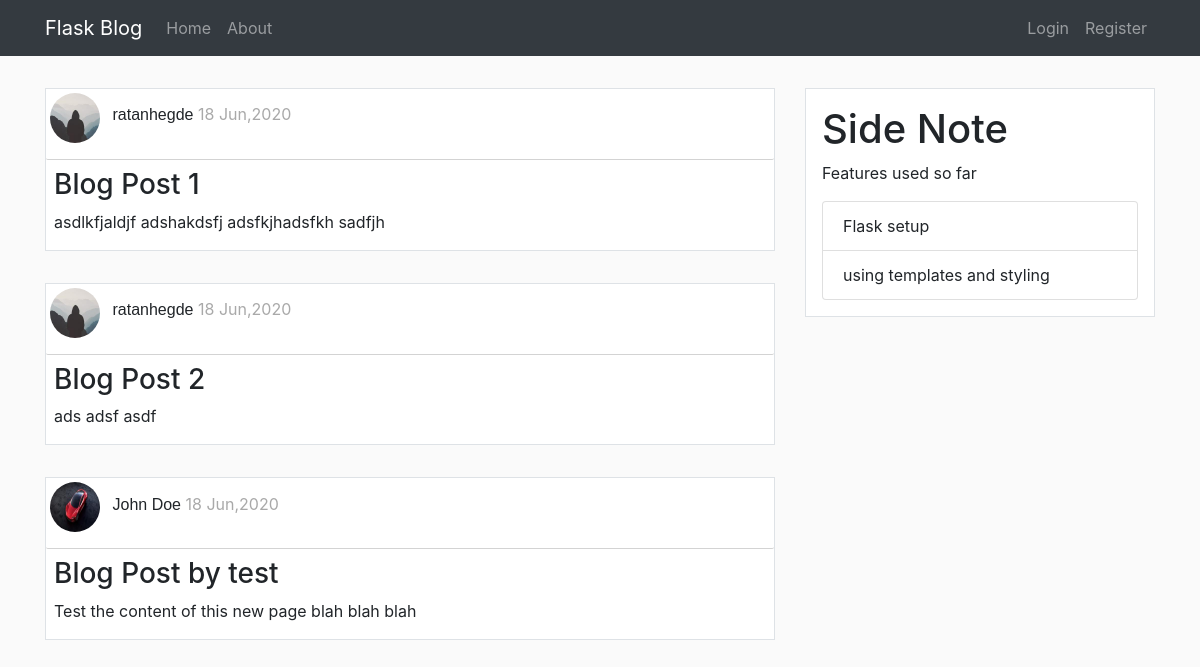
Before: / with the older database file.
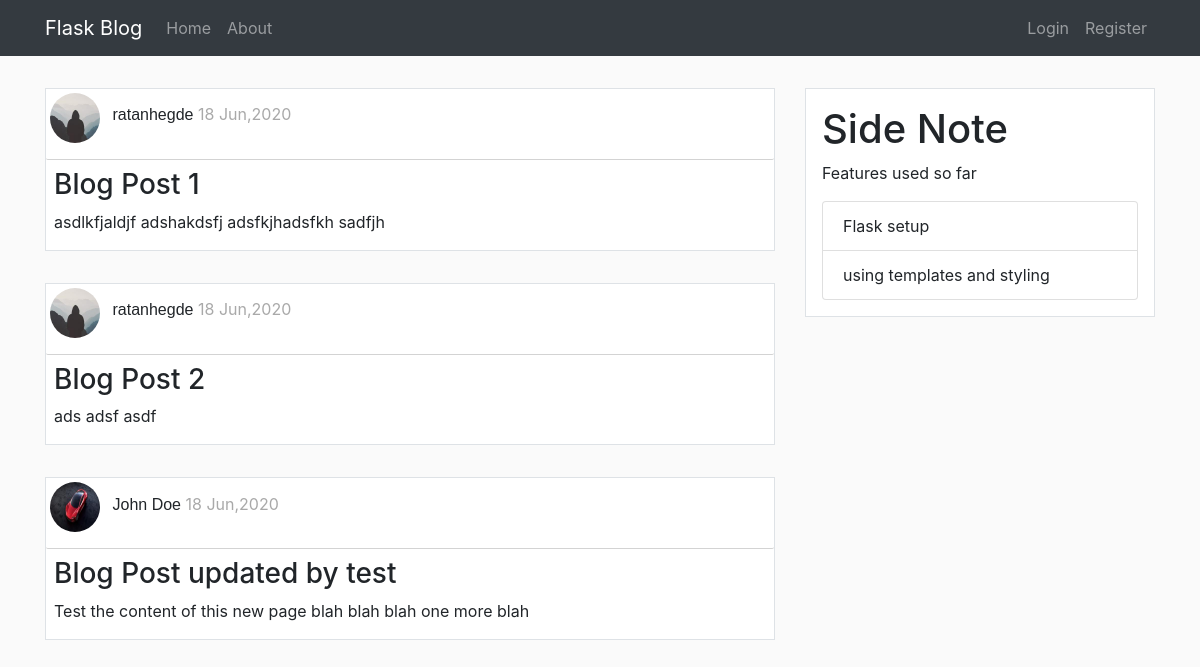
After: the same page with the newer database file.
### flaskBlog/models.py (models this page shows, shortened)
class Post(db.Model):
    id = db.Column(db.Integer , primary_key = True)
    title = db.Column(db.String(100), nullable=False)
    date_posted = db.Column(db.DateTime, nullable=False, default=datetime.utcnow)
    content = db.Column(db.Text, nullable=False)
    user_id = db.Column(db.Integer, db.ForeignKey('user.id'), nullable=False)

class User(db.Model, UserMixin):
    id = db.Column(db.Integer , primary_key = True)
    username = db.Column(db.String(20), unique=True , nullable=False)
    email = db.Column(db.String(120), unique=True , nullable=False)
    image_file = db.Column(db.String(20), nullable=False, default='default.jpg')
    password = db.Column(db.String(60), nullable=False)
    posts = db.relationship('Post', backref='author', lazy=True)

### flaskBlog/routes.py (the view)
@app.route("/")
def home():
    posts= Post.query.all()
    return render_template('home.html', posts=posts)

### flaskBlog/templates/home.html
{% extends 'layout.html' %}
{% block content %}
    {% for post in posts %}
        <div class="article border">
            <div class="post-metadata">
                <img class="rounded-circle mt-1 ml-1" src="{{ url_for('static',filename='profile_pics/'+post.author.image_file) }}" alt="" id="post_img">
                <span class="Postauthor ml-2"><a href="#">{{ post.author.username }}</a></span>
                <span class="Postdate mr-1"> {{ post.date_posted.strftime('%d %b,%Y') }}</span>
            </div>
            <h3 class="mt-2 ml-2 mr-2"><a href="{{ url_for('post',post_id=post.id) }}">{{ post.title }}</a></h3>
            <p class="ml-2">{{ post.content }}</p>
        </div>
    {% endfor %}
{% endblock %}

### flaskBlog/templates/layout.html (shortened to what this page needs)
<!doctype html>
<html lang="en">
<head>
    <link rel="stylesheet" href="https://stackpath.bootstrapcdn.com/bootstrap/4.5.0/css/bootstrap.min.css"
>
    <link rel="stylesheet" href="{{ url_for('static',filename='main.css') }}">
</head>
<body>
    <nav class="navbar navbar-expand-lg navbar-dark bg-dark">
        <div class="container">
            <a class="navbar-brand" href="{{ url_for('home') }}">Flask Blog</a>
            <div class="collapse navbar-collapse" id="navbarSupportedContent">
                <ul class="navbar-nav mr-auto">
                    <li class="nav-item">
                        <a class="nav-link" href="{{ url_for('home') }}">Home</a>
                    </li>
                    <li class="nav-item">
                        <a class="nav-link" href="{{ url_for('about') }}">About</a>
                    </li>
                </ul>
                <ul class="navbar-nav ml-auto">
                    {% if current_user.is_authenticated %}
                        <li class="nav-item">
                            <a class="nav-link" href="{{ url_for('new_post') }}">New Post</a>
                        </li>
                        <li class="nav-item">
                            <a class="nav-link" href="{{ url_for('account') }}">My Account</a>
                        </li>
                        <li class="nav-item">
                            <a class="nav-link" href="{{ url_for('logout') }}">Logout</a>
                        </li>
                    {% else %}
                        <li class="nav-item">
                            <a class="nav-link" href="{{ url_for('login') }}">Login</a>
                        </li>
                        <li class="nav-item">
                            <a class="nav-link" href="{{ url_for('register') }}">Register</a>
                        </li>
                    {% endif %}
                </ul>
            </div>
        </div>
    </nav>
    <div class="container">
        <div class="row">
            <div class="col-md-8">
                {% block content %}
                {% endblock %}
            </div>
            <div class="col-md-4">
                <div class="border">
                    <h1>Side Note</h1>
                    <p>Features used so far</p>
                    <ul class="list-group">
                        <li class="list-group-item">Flask setup</li>
                        <li class="list-group-item">using templates and styling</li>
                    </ul>
                </div>
            </div>
        </div>
    </div>
</body>
</html>

### flaskBlog/static/main.css (style rules this page uses)
body { background: #fafafa; }
a { color: inherit; }
.col-md-4 div { margin-top: 2rem; padding: 1rem; background-color: #ffffff; }
.article { margin-top: 2rem; background-color: #ffffff; }
.Postauthor { font-family: sans-serif; font-weight: 300; }
.Postdate { color: darkgray; }
.post-metadata { padding-bottom: 1rem; border-bottom: 1px solid lightgray; border-radius: 2px; border-width: 80%; }
#post_img { height: 50px; width: 50px; }

Changed rows visible on the page:
changed Post "John Doe": title "Blog Post by test" → "Blog Post updated by test"; content "Test the content of this new page blah blah blah" → "Test the content of this new page blah blah blah one more blah"
